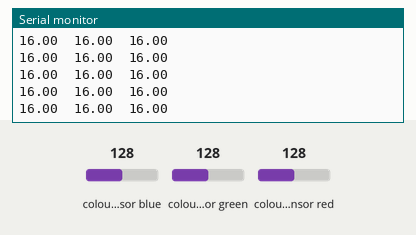
Simulated run of this sketch. Board: Arduino Uno, built with avr-gcc and run on an emulated ATmega328P. Shown: the last lines printed to the serial monitor. Inputs (shaded band) come from the test bench; at power-on: colour sensor blue 128, colour sensor green 128, colour sensor red 128.

Above: at 1.2 s.
1.3 s: colour sensor blue set to 5
At 1.34 s:
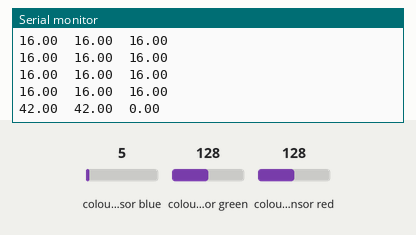
2.8 s: colour sensor green set to 5
At 2.88 s:
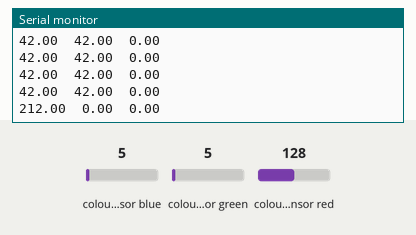
4.3 s: colour sensor red set to 5
At 4.32 s:
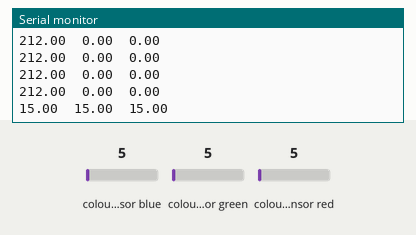
Timing chart, 0 to 7.3 s (numbered marks = the images above; inputs shaded):
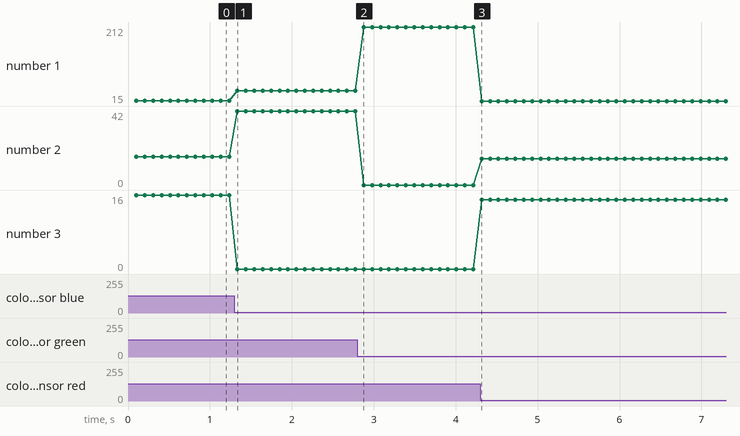

The sketch:

ColorSensor-Isolated.ino
```cpp
#include <Adafruit_TCS34725.h>

Adafruit_TCS34725 colorSensor(TCS34725_INTEGRATIONTIME_50MS, TCS34725_GAIN_4X);

float rrrr, gggg, bbbb;

void updateColorSensor()
{
	uint16_t clear, red, green, blue;

	delay(50);  //takes 50ms to read

	//Get the data from the color sensor
	colorSensor.getRawData(&red, &green, &blue, &clear);

	//Do calculations on raw colors to convert to more readable values
	float r = (int)(((float)red/(float)clear) * 256);
	float rr = r / 255;
	float rrr = pow(rr, 2.5);
	rrrr = (int)(rrr * 255);

	float g = (int)(((float)green/(float)clear) * 256);
	float gg = g / 255;
	float ggg = pow(gg, 2.5);
	gggg = (int)(ggg * 255);

	float b = (int)(((float)blue/(float)clear) * 256);
	float bb = b / 255;
	float bbb = pow(bb, 2.5);
	bbbb = (int)(bbb * 255);

	//set the current color reference to color currently reading
	//currentColor.setColor(rrrr, gggg, bbbb);
	//currentColor = Color(rrrr, gggg, bbbb);
}

void setup()
{
	Serial.begin(9600);
	Serial.println("Initializing...");

	if(!colorSensor.begin())
	{
		Serial.println("Connection Error!");
	}

	Serial.println("Starting Program");
}

void loop()
{
	updateColorSensor();

	Serial.print(rrrr);
	Serial.print("\t");
	Serial.print(gggg);
	Serial.print("\t");
	Serial.print(bbbb);
	Serial.println();
}
```

Measured:
- after the input at 1.3 s, the serial monitor: prints a new line at once (image 1)
- after the input at 2.8 s, the serial monitor: prints a new line after 0.08 s (image 2)
- after the input at 4.3 s, the serial monitor: prints a new line at once (image 3)
- plotted number 1: 16 → 42 after the input at 1.3 s, 42 → 212 after the input at 2.8 s, 212 → 15 after the input at 4.3 s
- plotted number 2: 16 → 42 after the input at 1.3 s, 0 → 15 after the input at 4.3 s
- plotted number 3: 16 → 0 after the input at 1.3 s, 0 → 15 after the input at 4.3 s
